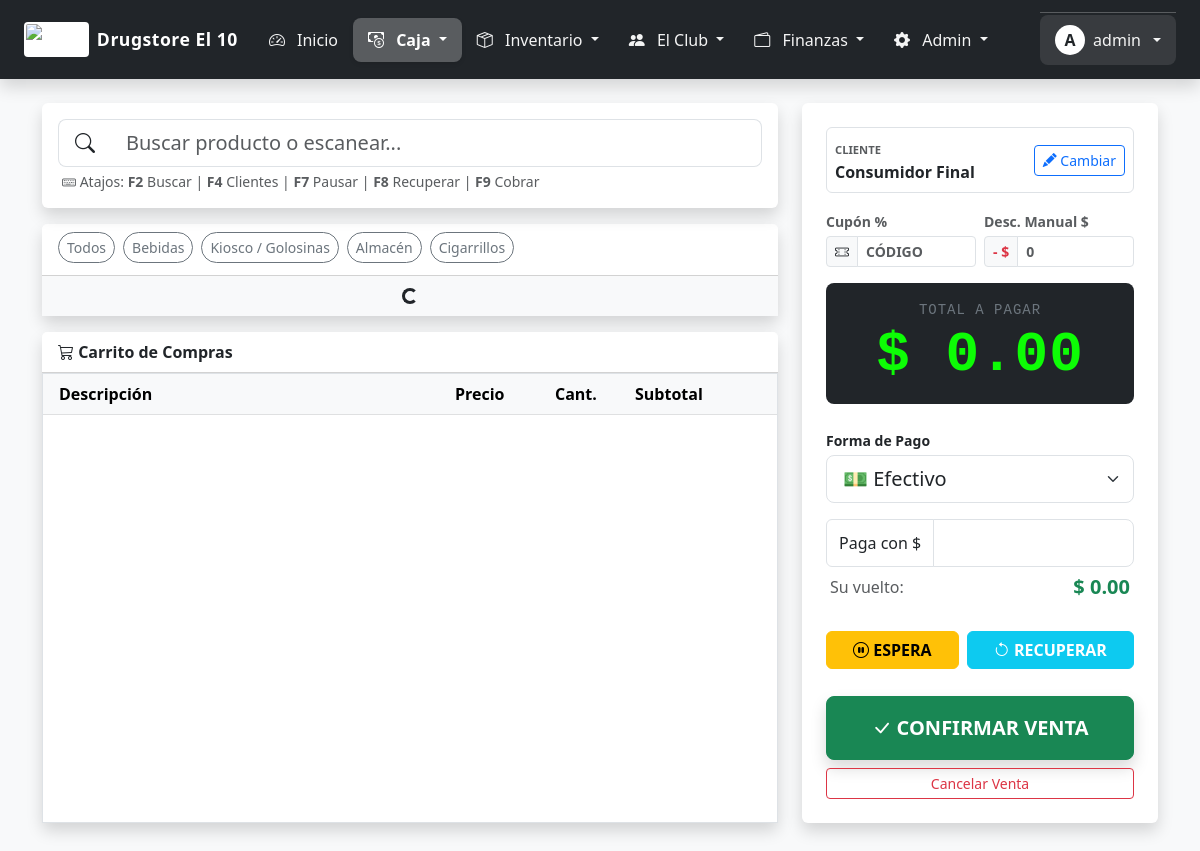
The page /ventas.php (signed in) on the database its author committed.
### tables this page shows
CREATE TABLE `categorias` (
  `id` int(11) NOT NULL,
  `nombre` varchar(100) NOT NULL,
  `icono_web` varchar(50) DEFAULT 'box',
  `activo` tinyint(1) DEFAULT 1
);

### ventas.php (the view, shortened to what this page needs)
<?php
require_once 'check_security.php';
?>
<!DOCTYPE html>
<html lang="es">
<head>
    <link href="https://cdn.jsdelivr.net/npm/bootstrap@5.3.0/dist/css/bootstrap.min.css" rel="stylesheet">
    <link rel="stylesheet" href="https://cdn.jsdelivr.net/npm/bootstrap-icons@1.10.0/font/bootstrap-icons.css">
    <link href="https://cdn.jsdelivr.net/npm/sweetalert2@11/dist/sweetalert2.min.css" rel="stylesheet">
</head>
<body class="bg-light">
    <?php include 'includes/menu.php'; ?>
    <div class="container pb-5">
        <div class="row g-4">
            <div class="col-lg-8 col-12 order-2 order-lg-1">
                <div class="card shadow border-0 mb-3" style="position: relative; z-index: 100;">
                    <div class="card-body position-relative">
                        <div class="input-group input-group-lg">
                            <span class="input-group-text bg-white border-end-0"><i class="bi bi-search"></i></span>
                            <input type="text" id="buscar-producto" class="form-control border-start-0" placeholder="Buscar producto o escanear..." autocomplete="off">
                        </div>
                        <div class="d-flex justify-content-between mt-1 px-1">
                            <div class="small text-muted">
                                <i class="bi bi-keyboard"></i> Atajos: <b>F2</b> Buscar | <b>F4</b> Clientes | <b>F7</b> Pausar | <b>F8</b> Recuperar | <b>F9</b> Cobrar
                            </div>
                        </div>
                    </div>
                </div>
                <div class="card shadow border-0 mb-3">
                    <div class="card-header bg-white py-2">
                        <div class="d-flex gap-2 overflow-auto pb-1" id="filtros-rapidos">
                            <button class="btn btn-sm btn-dark fw-bold rounded-pill text-nowrap" onclick="cargarRapidos('')">Todos</button>
                            <?php foreach($conexion->query("SELECT * FROM categorias WHERE activo=1") as $c): ?>
                                <button class="btn btn-sm btn-outline-secondary rounded-pill text-nowrap" onclick="cargarRapidos(<?php echo $c->id; ?>)">
                                    <?php echo $c->nombre; ?>
                                </button>
                            <?php endforeach; ?>
                        </div>
                    </div>
                    <div class="card-body bg-light p-2" style="max-height: 200px; overflow-y: auto;">
                        <div class="row g-2" id="grid-rapidos">
                        </div>
                    </div>
                </div>
                <div class="card shadow border-0" style="position: relative; z-index: 1;">
                    <div class="card-header bg-white fw-bold d-flex justify-content-between align-items-center">
                        <span><i class="bi bi-cart3"></i> Carrito de Compras</span>
                    </div>
                    <div class="card-body p-0">
                        <div class="tabla-ventas table-responsive">
                            <table class="table table-hover mb-0 align-middle">
                                <thead class="table-light sticky-top">
                                    <tr>
                                        <th class="ps-3">Descripción</th>
                                        <th width="100">Precio</th>
                                        <th width="80">Cant.</th>
                                        <th width="100">Subtotal</th>
                                        <th width="50"></th>
                                    </tr>
                                </thead>
                            </table>
                        </div>
                    </div>
                </div>
            </div>
            <div class="col-lg-4 col-12 order-1 order-lg-2">
                <div class="card shadow border-0 h-100">
                    <div class="card-body d-flex flex-column p-4">
                        <div class="d-flex justify-content-between align-items-center mb-3 p-2 border rounded bg-white">
                            <div>
                                <small class="text-muted text-uppercase fw-bold" style="font-size: 0.7rem;">Cliente</small>
                                <div id="lbl-nombre-cliente" class="fw-bold text-dark text-truncate" style="max-width: 150px;">Consumidor Final</div>
                            </div>
                            <button class="btn btn-sm btn-outline-primary" onclick="abrirModalClientes()"><i class="bi bi-pencil-fill"></i> Cambiar</button>
                        </div>
                        <div class="row g-2 mb-3">
                            <div class="col-6">
                                <label class="small fw-bold text-muted mb-1">Cupón %</label>
                                <div class="input-group input-group-sm">
                                    <span class="input-group-text"><i class="bi bi-ticket-perforated"></i></span>
                                    <input type="text" id="input-cupon" class="form-control text-uppercase fw-bold" placeholder="CÓDIGO" autocomplete="off">
                                </div>
                            </div>
                            <div class="col-6">
                                <label class="small fw-bold text-muted mb-1">Desc. Manual $</label>
                                <div class="input-group input-group-sm">
                                    <span class="input-group-text text-danger fw-bold">- $</span>
                                    <input type="number" id="input-desc-manual" class="form-control fw-bold text-danger" placeholder="0" min="0">
                                </div>
                            </div>
                        </div>
                        <div class="total-box text-center mb-4">
                            <small class="text-uppercase text-secondary">Total a Pagar</small>
                            <h1 id="total-venta" class="display-4 fw-bold mb-0">$ 0.00</h1>
                        </div>
                        <div class="mb-3">
                            <label class="fw-bold small mb-1">Forma de Pago</label>
                            <select id="metodo-pago" class="form-select form-select-lg">
                                <option value="Efectivo">💵 Efectivo</option>
                            </select>
                        </div>
                        <div id="box-vuelto" class="mb-4">
                            <div class="input-group">
                                <span class="input-group-text bg-white">Paga con $</span>
                                <input type="number" id="paga-con" class="form-control form-control-lg fw-bold">
                            </div>
                            <div class="d-flex justify-content-between mt-2 px-1">
                                <span class="text-muted">Su vuelto:</span>
                                <span id="monto-vuelto" class="h5 fw-bold text-success">$ 0.00</span>
                            </div>
                        </div>
                        <div class="d-flex gap-2 mb-2">
                            <button type="button" class="btn btn-warning fw-bold flex-fill" onclick="suspenderVentaActual()">
                                <i class="bi bi-pause-circle"></i> ESPERA
                            </button>
                            <button type="button" class="btn btn-info fw-bold flex-fill text-white" onclick="abrirModalSuspendidas()">
                                <i class="bi bi-arrow-counterclockwise"></i> RECUPERAR
                            </button>
                        </div>
                        <div class="d-grid gap-2 mt-auto">
                            <button id="btn-finalizar" class="btn btn-success btn-lg py-3 fw-bold shadow">
                                <i class="bi bi-check-lg"></i> CONFIRMAR VENTA
                            </button>
                            <button onclick="vaciarCarrito()" class="btn btn-outline-danger btn-sm">Cancelar Venta</button>
                        </div>
                    </div>
                </div>
            </div>
        </div>
    </div>
</body>
</html>

### ventas.php (style rules this page uses)
.tabla-ventas { height: 450px; overflow-y: auto; background: white; border: 1px solid #dee2e6; }
.total-box { background: #212529; color: #0dfd05; padding: 15px; border-radius: 8px; font-family: monospace; letter-spacing: 1px; }

### rows shown on the page
categorias: nombre "Bebidas"
categorias: nombre "Kiosco / Golosinas"
categorias: nombre "Almacén"
categorias: nombre "Cigarrillos"

### other values the page prints
$nombre_negocio "Drugstore El 10"
substr($_SESSION['usuario'] ?? 'U', 0, 1) "A"
$_SESSION['usuario'] "admin"
